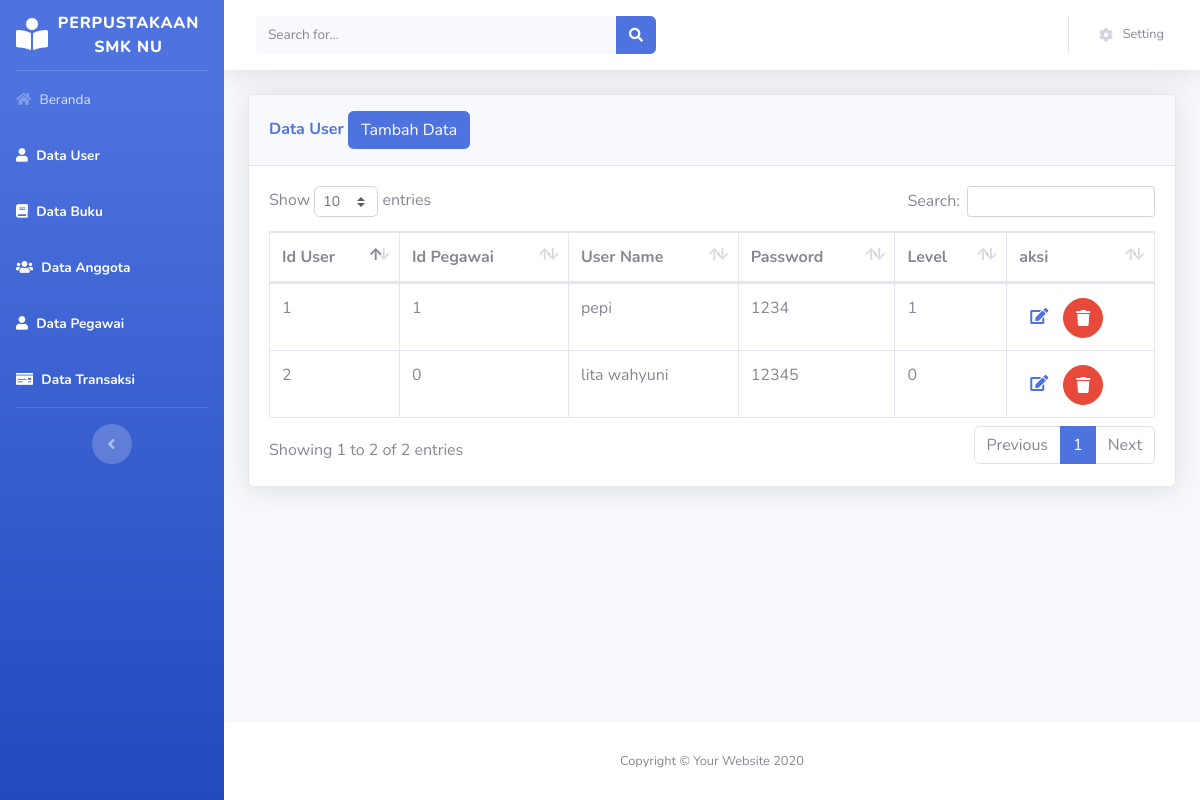
The page /perpus_pepi/beranda.php?page=user on the database its author committed.
### tables this page shows
CREATE TABLE `tabel_user` (
  `id_user` int(5) NOT NULL,
  `id_pegawai` int(5) NOT NULL,
  `username` varchar(50) NOT NULL,
  `password` varchar(50) NOT NULL,
  `level` int(1) NOT NULL,
  `dibuat pada` datetime NOT NULL
);

### perpus_pepi/views/user/user.php (the view, shortened to what this page needs)
<div class="container-fluid">
    <div class="card shadow mb-4">
        <div class="card-header py-3">
            <h6 class="m-0 font-weight-bold text-primary">Data User
            <a href="beranda.php?page=user&aksi=add">
                <button class="btn btn-primary">Tambah Data</button>
                </a>
            </h6>
        </div>
        <div class="card-body">
            <div class="table-responsive">
                <table class="table table-bordered" id="dataTable" width="100%" cellspacing="0">
                    <thead>
                        <tr>
                            <th>Id User</th>
                            <th>Id Pegawai</th>
                            <th>User Name</th>
                            <th>Password</th>
                            <th>Level</th>
                            <th>aksi</th>
                        </tr>
                    </thead>
                    <tbody>
                        <?php
                        $sql = "select * from tabel_user";
                        $show = $database->query($sql);
                        foreach($show as $user):
                    ?>
                        <tr>
                            <td><?php echo $user['id_user']?></td>
                            <td><?php echo $user['id_pegawai']?></td>
                            <td><?php echo $user['username']?></td>
                            <td><?php echo $user['password']?></td>
                            <td><?php echo $user['level']?></td>
                            <td>
                            <a href="beranda.php?page=user&aksi=edit&id=<?php echo $user['id_user']?>"
                                class="btn-btn primary btn-circle">
                                    <i class="fas fa-edit"></i>
                                    </a>
                                <a href="model/user/prosesdeleteuser.php?id=<?php echo $user['id_user']?>"
                                class="btn btn-danger btn-circle">
                                    <i class="fas fa-trash"></i>
                                    </a>
                            </td>
                        </tr>
                        <?php endforeach; ?>
                        </tbody>
                </table>
            </div>
        </div>
    </div>
</div>

### rows shown on the page
tabel_user: id_user "1", id_pegawai "1", username "pepi", password "1234", level "1"
tabel_user: id_user "2", id_pegawai "0", username "lita wahyuni", password "12345", level "0"
